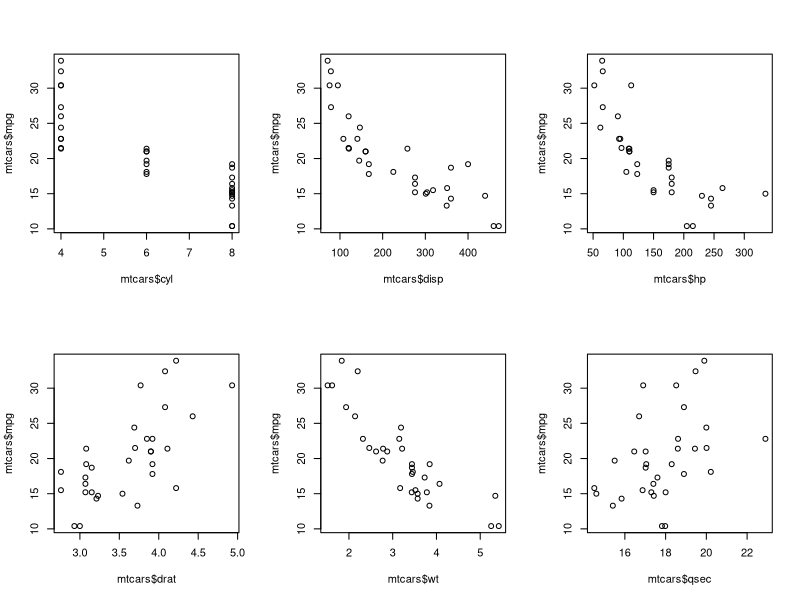
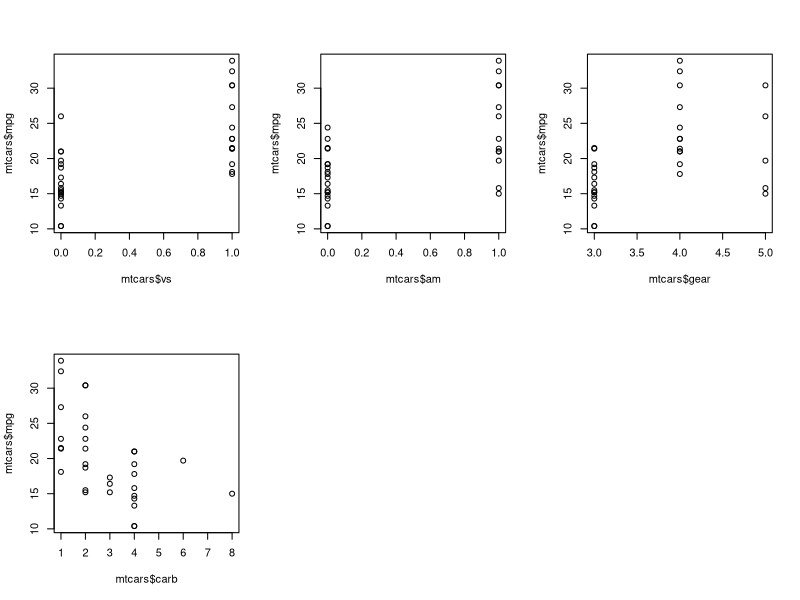
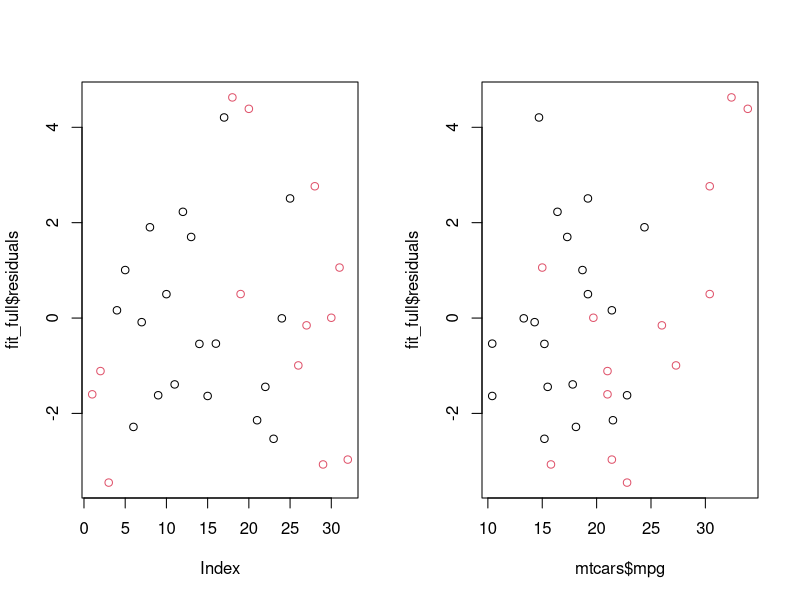
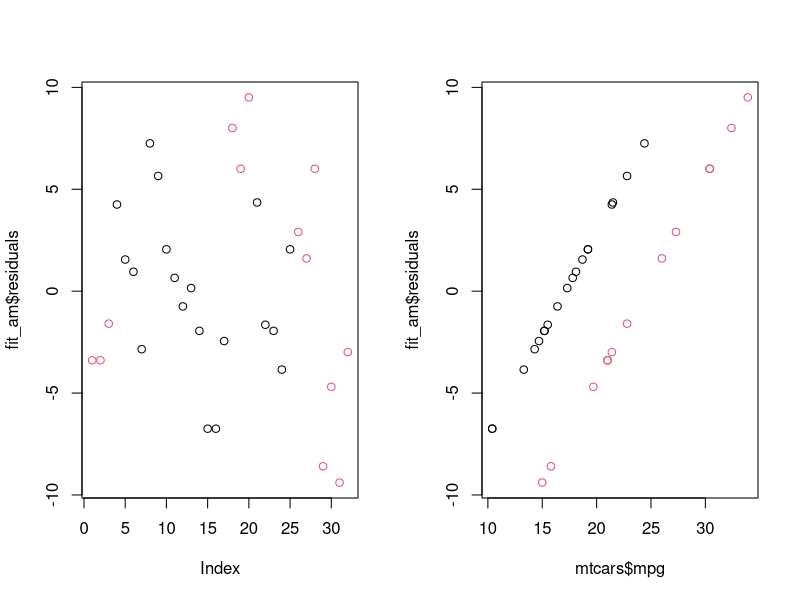
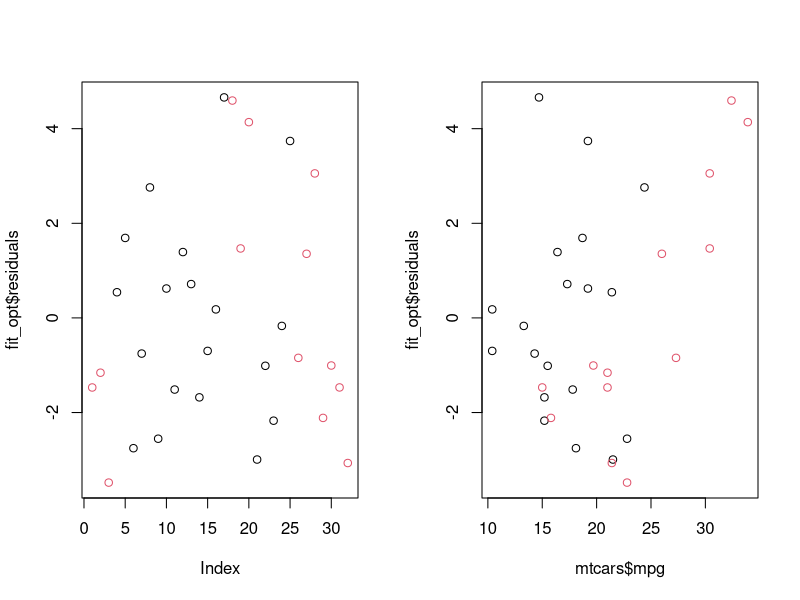
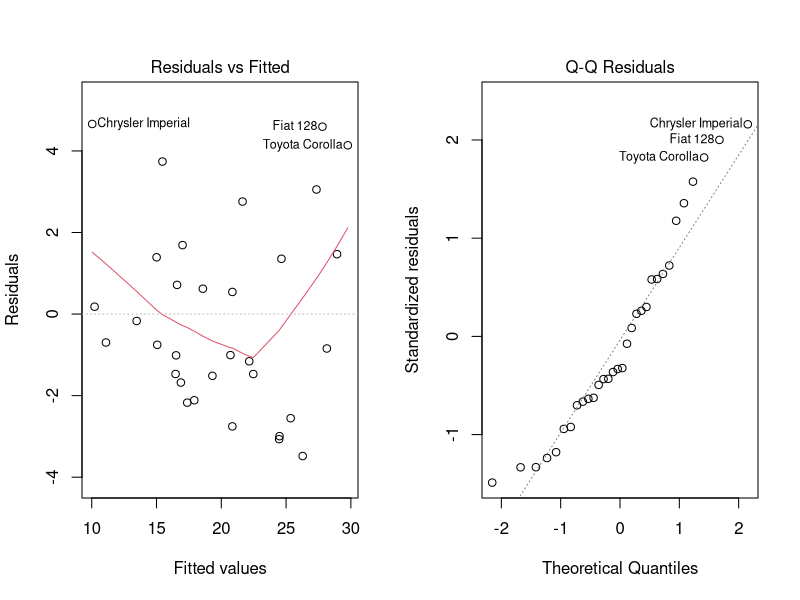
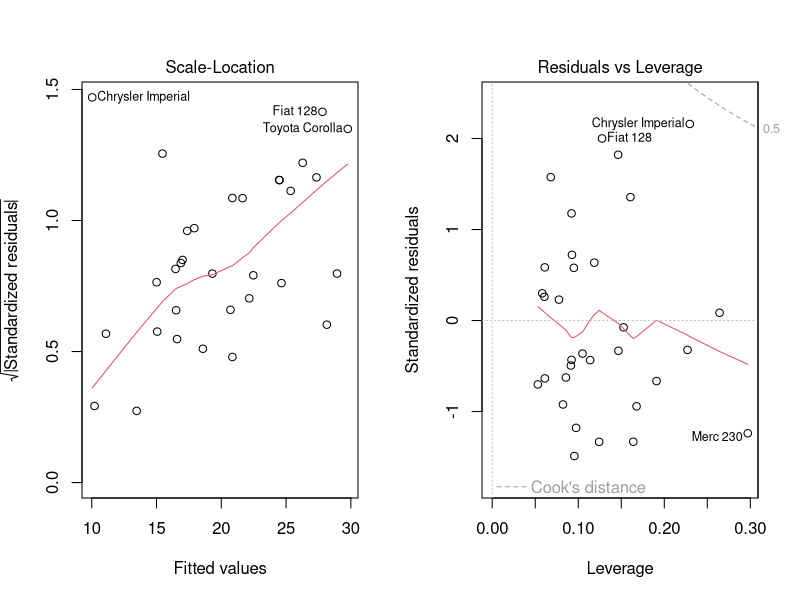

These figures' R source, in order:
## ---- chunk 1
data("mtcars")
str(mtcars)
## ---- chunk 2
par(mfrow=c(2,3),margin=c(1,1,1,1))
plot(mtcars$cyl,mtcars$mpg);
plot(mtcars$disp,mtcars$mpg);
plot(mtcars$hp,mtcars$mpg);
plot(mtcars$drat,mtcars$mpg);
plot(mtcars$wt,mtcars$mpg);
plot(mtcars$qsec,mtcars$mpg);
plot(mtcars$vs,mtcars$mpg);
plot(mtcars$am,mtcars$mpg);
plot(mtcars$gear,mtcars$mpg);
plot(mtcars$carb,mtcars$mpg);
## ---- chunk 3
fit_full<-lm(mpg~.,data=mtcars)
#model fit summary
summary(fit_full)
#residual range
range(fit_full$residuals)
#residual plot
par(mfrow=c(1,2))
plot(fit_full$residuals,col=factor(mtcars$am))
plot(fit_full$residuals~mtcars$mpg,col=factor(mtcars$am))
## ---- chunk 4
fit_am<-lm(mpg~factor(am),data=mtcars)
#model fit summary
summary(fit_am)
#residual range
range(fit_am$residuals)
#residual plot
par(mfrow=c(1,2))
plot(fit_am$residuals,col=factor(mtcars$am))
plot(fit_am$residuals~mtcars$mpg,col=factor(mtcars$am))
## ---- chunk 5
fit_opt<-lm(mpg~wt+qsec+factor(am),data=mtcars)
#model fit summary
summary(fit_opt)
#residual range
range(fit_opt$residuals)
## ---- chunk 6
#coefficient and p-value
summary(fit_opt)$coef
#slope of am=0
sum(summary(fit_opt)$coef[1:3,1])
#slope of am=1
sum(summary(fit_opt)$coef[1:4,1])
#the p-value between am=0 and am=1
summary(fit_opt)$coef[4,4]
#the different in mpg between am=0 and am=1
sum(summary(fit_opt)$coef[1:4,1])-sum(summary(fit_opt)$coef[1:3,1])
## ---- chunk 7
#residual plot
par(mfrow=c(1,2))
plot(fit_opt$residuals,col=factor(mtcars$am))
plot(fit_opt$residuals~mtcars$mpg,col=factor(mtcars$am))
plot(fit_opt)
